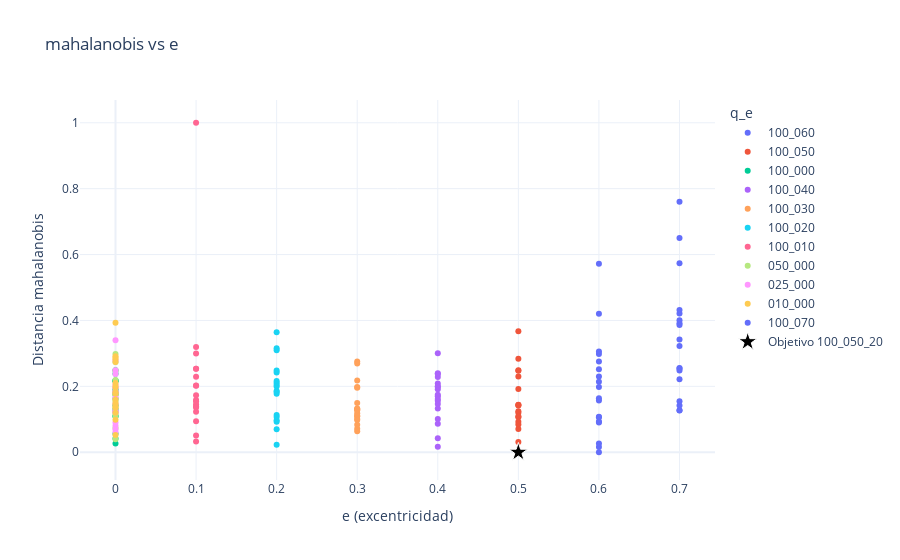

Source (notebook cell):
### Code cell
plot_distance_vs_e_interactive(
    distances,
    distance="mahalanobis",
    manual_colors=manual,
    title="mahalanobis vs e"
)

### Figure 1 — Plotly figure (JSON) as saved in the notebook; plotly's stock layout.template omitted (floating-point values rounded to 4 significant figures)
{"data": [{"customdata": [["100_060_10", 1, "100_060"], ["100_060_09", 1, "100_060"], ["100_060_13", 1, "100_060"], ["100_060_20", 1, "100_060"], ["100_060_05", 1, "100_060"], ["100_060_17", 1, "100_060"], ["100_060_14", 1, "100_060"], ["100_060_06", 1, "100_060"], ["100_060_11", 1, "100_060"], ["100_060_15", 1, "100_060"], ["100_060_08", 1, "100_060"], ["100_060_18", 1, "100_060"], ["100_060_16", 1, "100_060"], ["100_060_12", 1, "100_060"], ["100_060_03", 1, "100_060"], ["100_060_19", 1, "100_060"], ["100_060_07", 1, "100_060"], ["100_060_04", 1, "100_060"]], "hovertemplate": "e (excentricidad)=%{x:.2f}<br>Distancia mahalanobis=%{y:.4f}<br>id=%{customdata[0]}<br>q_float=%{customdata[1]:.2f}<extra></extra>", "legendgroup": "100_060", "marker": {"color": "#636EFA", "symbol": "circle"}, "mode": "markers", "name": "100_060", "orientation": "v", "showlegend": true, "type": "scatter", "x": [0.6, 0.6, 0.6, 0.6, 0.6, 0.6, 0.6, 0.6, 0.6, 0.6, 0.6, 0.6, 0.6, 0.6, 0.6, 0.6, 0.6, 0.6], "xaxis": "x", "y": [0.1064, 0.0, 0.09326, 0.214, 0.01584, 0.2522, 0.1074, 0.0902, 0.02633, 0.157, 0.1983, 0.1642, 0.4205, 0.2301, 0.2984, 0.3056, 0.2751, 0.5724], "yaxis": "y"}, {"customdata": [["100_050_19", 1, "100_050"], ["100_050_12", 1, "100_050"], ["100_050_15", 1, "100_050"], ["100_050_09", 1, "100_050"], ["100_050_08", 1, "100_050"], ["100_050_16", 1, "100_050"], ["100_050_07", 1, "100_050"], ["100_050_18", 1, "100_050"], ["100_050_13", 1, "100_050"], ["100_050_04", 1, "100_050"], ["100_050_06", 1, "100_050"], ["100_050_11", 1, "100_050"], ["100_050_14", 1, "100_050"], ["100_050_05", 1, "100_050"], ["100_050_10", 1, "100_050"], ["100_050_17", 1, "100_050"], ["100_050_03", 1, "100_050"]], "hovertemplate": "e (excentricidad)=%{x:.2f}<br>Distancia mahalanobis=%{y:.4f}<br>id=%{customdata[0]}<br>q_float=%{customdata[1]:.2f}<extra></extra>", "legendgroup": "100_050", "marker": {"color": "#EF553B", "symbol": "circle"}, "mode": "markers", "name": "100_050", "orientation": "v", "showlegend": true, "type": "scatter", "x": [0.5, 0.5, 0.5, 0.5, 0.5, 0.5, 0.5, 0.5, 0.5, 0.5, 0.5, 0.5, 0.5, 0.5, 0.5, 0.5, 0.5], "xaxis": "x", "y": [0.0924, 0.1202, 0.1247, 0.1062, 0.08411, 0.1442, 0.142, 0.07094, 0.1435, 0.03098, 0.1096, 0.2489, 0.2299, 0.2471, 0.284, 0.1919, 0.3671], "yaxis": "y"}, {"customdata": [["100_000_03", 1, "100_000"], ["100_000_14", 1, "100_000"], ["100_000_17", 1, "100_000"], ["100_000_04", 1, "100_000"], ["100_000_06", 1, "100_000"], ["100_000_18", 1, "100_000"], ["100_000_05", 1, "100_000"], ["100_000_19", 1, "100_000"], ["100_000_07", 1, "100_000"], ["100_000_10", 1, "100_000"], ["100_000_09", 1, "100_000"], ["100_000_20", 1, "100_000"], ["100_000_16", 1, "100_000"], ["100_000_15", 1, "100_000"], ["100_000_13", 1, "100_000"], ["100_000_11", 1, "100_000"], ["100_000_12", 1, "100_000"], ["100_000_08", 1, "100_000"]], "hovertemplate": "e (excentricidad)=%{x:.2f}<br>Distancia mahalanobis=%{y:.4f}<br>id=%{customdata[0]}<br>q_float=%{customdata[1]:.2f}<extra></extra>", "legendgroup": "100_000", "marker": {"color": "#00CC96", "symbol": "circle"}, "mode": "markers", "name": "100_000", "orientation": "v", "showlegend": true, "type": "scatter", "x": [0.0, 0.0, 0.0, 0.0, 0.0, 0.0, 0.0, 0.0, 0.0, 0.0, 0.0, 0.0, 0.0, 0.0, 0.0, 0.0, 0.0, 0.0], "xaxis": "x", "y": [0.1252, 0.04157, 0.1089, 0.1753, 0.05636, 0.02678, 0.2154, 0.1802, 0.1839, 0.1099, 0.1909, 0.1312, 0.218, 0.1424, 0.1623, 0.2489, 0.2171, 0.2382], "yaxis": "y"}, {"customdata": [["100_040_09", 1, "100_040"], ["100_040_19", 1, "100_040"], ["100_040_14", 1, "100_040"], ["100_040_15", 1, "100_040"], ["100_040_18", 1, "100_040"], ["100_040_17", 1, "100_040"], ["100_040_12", 1, "100_040"], ["100_040_20", 1, "100_040"], ["100_040_11", 1, "100_040"], ["100_040_10", 1, "100_040"], ["100_040_16", 1, "100_040"], ["100_040_05", 1, "100_040"], ["100_040_06", 1, "100_040"], ["100_040_03", 1, "100_040"], ["100_040_04", 1, "100_040"], ["100_040_13", 1, "100_040"], ["100_040_07", 1, "100_040"], ["100_040_08", 1, "100_040"]], "hovertemplate": "e (excentricidad)=%{x:.2f}<br>Distancia mahalanobis=%{y:.4f}<br>id=%{customdata[0]}<br>q_float=%{customdata[1]:.2f}<extra></extra>", "legendgroup": "100_040", "marker": {"color": "#AB63FA", "symbol": "circle"}, "mode": "markers", "name": "100_040", "orientation": "v", "showlegend": true, "type": "scatter", "x": [0.4, 0.4, 0.4, 0.4, 0.4, 0.4, 0.4, 0.4, 0.4, 0.4, 0.4, 0.4, 0.4, 0.4, 0.4, 0.4, 0.4, 0.4], "xaxis": "x", "y": [0.1009, 0.2087, 0.0424, 0.0165, 0.1562, 0.1703, 0.08645, 0.1909, 0.1465, 0.2282, 0.2376, 0.1329, 0.1745, 0.1619, 0.24, 0.2, 0.3002, 0.198], "yaxis": "y"}, {"customdata": [["100_030_14", 1, "100_030"], ["100_030_05", 1, "100_030"], ["100_030_17", 1, "100_030"], ["100_030_11", 1, "100_030"], ["100_030_10", 1, "100_030"], ["100_030_04", 1, "100_030"], ["100_030_12", 1, "100_030"], ["100_030_08", 1, "100_030"], ["100_030_13", 1, "100_030"], ["100_030_06", 1, "100_030"], ["100_030_18", 1, "100_030"], ["100_030_16", 1, "100_030"], ["100_030_20", 1, "100_030"], ["100_030_15", 1, "100_030"], ["100_030_19", 1, "100_030"], ["100_030_07", 1, "100_030"], ["100_030_03", 1, "100_030"], ["100_030_09", 1, "100_030"]], "hovertemplate": "e (excentricidad)=%{x:.2f}<br>Distancia mahalanobis=%{y:.4f}<br>id=%{customdata[0]}<br>q_float=%{customdata[1]:.2f}<extra></extra>", "legendgroup": "100_030", "marker": {"color": "#FFA15A", "symbol": "circle"}, "mode": "markers", "name": "100_030", "orientation": "v", "showlegend": true, "type": "scatter", "x": [0.3, 0.3, 0.3, 0.3, 0.3, 0.3, 0.3, 0.3, 0.3, 0.3, 0.3, 0.3, 0.3, 0.3, 0.3, 0.3, 0.3, 0.3], "xaxis": "x", "y": [0.1107, 0.07165, 0.13, 0.1329, 0.08381, 0.1494, 0.131, 0.101, 0.1095, 0.09779, 0.2179, 0.1181, 0.1273, 0.06369, 0.2755, 0.2696, 0.1978, 0.1954], "yaxis": "y"}, {"customdata": [["100_020_03", 1, "100_020"], ["100_020_06", 1, "100_020"], ["100_020_14", 1, "100_020"], ["100_020_08", 1, "100_020"], ["100_020_07", 1, "100_020"], ["100_020_15", 1, "100_020"], ["100_020_09", 1, "100_020"], ["100_020_18", 1, "100_020"], ["100_020_16", 1, "100_020"], ["100_020_17", 1, "100_020"], ["100_020_19", 1, "100_020"], ["100_020_12", 1, "100_020"], ["100_020_04", 1, "100_020"], ["100_020_13", 1, "100_020"], ["100_020_10", 1, "100_020"], ["100_020_20", 1, "100_020"], ["100_020_05", 1, "100_020"], ["100_020_11", 1, "100_020"]], "hovertemplate": "e (excentricidad)=%{x:.2f}<br>Distancia mahalanobis=%{y:.4f}<br>id=%{customdata[0]}<br>q_float=%{customdata[1]:.2f}<extra></extra>", "legendgroup": "100_020", "marker": {"color": "#19D3F3", "symbol": "circle"}, "mode": "markers", "name": "100_020", "orientation": "v", "showlegend": true, "type": "scatter", "x": [0.2, 0.2, 0.2, 0.2, 0.2, 0.2, 0.2, 0.2, 0.2, 0.2, 0.2, 0.2, 0.2, 0.2, 0.2, 0.2, 0.2, 0.2], "xaxis": "x", "y": [0.09243, 0.1129, 0.1778, 0.2047, 0.02246, 0.09705, 0.1857, 0.1072, 0.3092, 0.2422, 0.1992, 0.2112, 0.248, 0.07016, 0.2162, 0.1834, 0.3643, 0.3159], "yaxis": "y"}, {"customdata": [["100_010_04", 1, "100_010"], ["100_010_18", 1, "100_010"], ["100_010_08", 1, "100_010"], ["100_010_06", 1, "100_010"], ["100_010_15", 1, "100_010"], ["100_010_20", 1, "100_010"], ["100_010_17", 1, "100_010"], ["100_010_13", 1, "100_010"], ["100_010_19", 1, "100_010"], ["100_010_09", 1, "100_010"], ["100_010_11", 1, "100_010"], ["100_010_10", 1, "100_010"], ["100_010_07", 1, "100_010"], ["100_010_16", 1, "100_010"], ["100_010_14", 1, "100_010"], ["100_010_12", 1, "100_010"], ["100_010_03", 1, "100_010"], ["100_010_05", 1, "100_010"]], "hovertemplate": "e (excentricidad)=%{x:.2f}<br>Distancia mahalanobis=%{y:.4f}<br>id=%{customdata[0]}<br>q_float=%{customdata[1]:.2f}<extra></extra>", "legendgroup": "100_010", "marker": {"color": "#FF6692", "symbol": "circle"}, "mode": "markers", "name": "100_010", "orientation": "v", "showlegend": true, "type": "scatter", "x": [0.1, 0.1, 0.1, 0.1, 0.1, 0.1, 0.1, 0.1, 0.1, 0.1, 0.1, 0.1, 0.1, 0.1, 0.1, 0.1, 0.1, 0.1], "xaxis": "x", "y": [0.2019, 0.05073, 0.03254, 0.1395, 0.1589, 0.09408, 0.2531, 0.2536, 0.1458, 0.1356, 0.155, 0.1226, 0.2295, 0.3195, 0.3, 0.2029, 0.1729, 1.0], "yaxis": "y"}, {"customdata": [["050_000_11", 0.5, "050_000"], ["050_000_04", 0.5, "050_000"], ["050_000_18", 0.5, "050_000"], ["050_000_17", 0.5, "050_000"], ["050_000_08", 0.5, "050_000"], ["050_000_20", 0.5, "050_000"], ["050_000_16", 0.5, "050_000"], ["050_000_13", 0.5, "050_000"], ["050_000_19", 0.5, "050_000"], ["050_000_10", 0.5, "050_000"], ["050_000_05", 0.5, "050_000"], ["050_000_06", 0.5, "050_000"], ["050_000_14", 0.5, "050_000"], ["050_000_09", 0.5, "050_000"], ["050_000_15", 0.5, "050_000"], ["050_000_07", 0.5, "050_000"], ["050_000_03", 0.5, "050_000"], ["050_000_12", 0.5, "050_000"]], "hovertemplate": "e (excentricidad)=%{x:.2f}<br>Distancia mahalanobis=%{y:.4f}<br>id=%{customdata[0]}<br>q_float=%{customdata[1]:.2f}<extra></extra>", "legendgroup": "050_000", "marker": {"color": "#B6E880", "symbol": "circle"}, "mode": "markers", "name": "050_000", "orientation": "v", "showlegend": true, "type": "scatter", "x": [0.0, 0.0, 0.0, 0.0, 0.0, 0.0, 0.0, 0.0, 0.0, 0.0, 0.0, 0.0, 0.0, 0.0, 0.0, 0.0, 0.0, 0.0], "xaxis": "x", "y": [0.07387, 0.1403, 0.1187, 0.03933, 0.11, 0.1646, 0.1235, 0.2982, 0.1867, 0.1827, 0.1554, 0.13, 0.1746, 0.1241, 0.2191, 0.2482, 0.1756, 0.274], "yaxis": "y"}, {"customdata": [["025_000_14", 0.25, "025_000"], ["025_000_04", 0.25, "025_000"], ["025_000_18", 0.25, "025_000"], ["025_000_12", 0.25, "025_000"], ["025_000_20", 0.25, "025_000"], ["025_000_15", 0.25, "025_000"], ["025_000_19", 0.25, "025_000"], ["025_000_11", 0.25, "025_000"], ["025_000_16", 0.25, "025_000"], ["025_000_10", 0.25, "025_000"], ["025_000_05", 0.25, "025_000"], ["025_000_06", 0.25, "025_000"], ["025_000_17", 0.25, "025_000"], ["025_000_08", 0.25, "025_000"], ["025_000_03", 0.25, "025_000"], ["025_000_09", 0.25, "025_000"], ["025_000_13", 0.25, "025_000"], ["025_000_07", 0.25, "025_000"]], "hovertemplate": "e (excentricidad)=%{x:.2f}<br>Distancia mahalanobis=%{y:.4f}<br>id=%{customdata[0]}<br>q_float=%{customdata[1]:.2f}<extra></extra>", "legendgroup": "025_000", "marker": {"color": "#FF97FF", "symbol": "circle"}, "mode": "markers", "name": "025_000", "orientation": "v", "showlegend": true, "type": "scatter", "x": [0.0, 0.0, 0.0, 0.0, 0.0, 0.0, 0.0, 0.0, 0.0, 0.0, 0.0, 0.0, 0.0, 0.0, 0.0, 0.0, 0.0, 0.0], "xaxis": "x", "y": [0.06151, 0.08045, 0.1216, 0.06978, 0.127, 0.2491, 0.2783, 0.09014, 0.1218, 0.1854, 0.1472, 0.181, 0.1963, 0.2378, 0.1966, 0.2053, 0.1659, 0.3398], "yaxis": "y"}, {"customdata": [["010_000_18", 0.1, "010_000"], ["010_000_10", 0.1, "010_000"], ["010_000_05", 0.1, "010_000"], ["010_000_13", 0.1, "010_000"], ["010_000_17", 0.1, "010_000"], ["010_000_16", 0.1, "010_000"], ["010_000_11", 0.1, "010_000"], ["010_000_15", 0.1, "010_000"], ["010_000_03", 0.1, "010_000"], ["010_000_19", 0.1, "010_000"], ["010_000_04", 0.1, "010_000"], ["010_000_20", 0.1, "010_000"], ["010_000_14", 0.1, "010_000"], ["010_000_07", 0.1, "010_000"], ["010_000_09", 0.1, "010_000"], ["010_000_12", 0.1, "010_000"], ["010_000_06", 0.1, "010_000"], ["010_000_08", 0.1, "010_000"]], "hovertemplate": "e (excentricidad)=%{x:.2f}<br>Distancia mahalanobis=%{y:.4f}<br>id=%{customdata[0]}<br>q_float=%{customdata[1]:.2f}<extra></extra>", "legendgroup": "010_000", "marker": {"color": "#FECB52", "symbol": "circle"}, "mode": "markers", "name": "010_000", "orientation": "v", "showlegend": true, "type": "scatter", "x": [0.0, 0.0, 0.0, 0.0, 0.0, 0.0, 0.0, 0.0, 0.0, 0.0, 0.0, 0.0, 0.0, 0.0, 0.0, 0.0, 0.0, 0.0], "xaxis": "x", "y": [0.2737, 0.09861, 0.1347, 0.145, 0.05263, 0.1772, 0.2822, 0.1373, 0.1597, 0.1969, 0.1821, 0.1201, 0.2098, 0.1497, 0.2022, 0.2911, 0.2866, 0.3931], "yaxis": "y"}, {"customdata": [["100_070_15", 1, "100_070"], ["100_070_18", 1, "100_070"], ["100_070_12", 1, "100_070"], ["100_070_10", 1, "100_070"], ["100_070_17", 1, "100_070"], ["100_070_09", 1, "100_070"], ["100_070_06", 1, "100_070"], ["100_070_07", 1, "100_070"], ["100_070_11", 1, "100_070"], ["100_070_16", 1, "100_070"], ["100_070_20", 1, "100_070"], ["100_070_14", 1, "100_070"], ["100_070_13", 1, "100_070"], ["100_070_08", 1, "100_070"], ["100_070_19", 1, "100_070"], ["100_070_04", 1, "100_070"], ["100_070_05", 1, "100_070"], ["100_070_03", 1, "100_070"]], "hovertemplate": "e (excentricidad)=%{x:.2f}<br>Distancia mahalanobis=%{y:.4f}<br>id=%{customdata[0]}<br>q_float=%{customdata[1]:.2f}<extra></extra>", "legendgroup": "100_070", "marker": {"color": "#636EFA", "symbol": "circle"}, "mode": "markers", "name": "100_070", "orientation": "v", "showlegend": true, "type": "scatter", "x": [0.7, 0.7, 0.7, 0.7, 0.7, 0.7, 0.7, 0.7, 0.7, 0.7, 0.7, 0.7, 0.7, 0.7, 0.7, 0.7, 0.7, 0.7], "xaxis": "x", "y": [0.3422, 0.142, 0.1268, 0.2215, 0.3221, 0.4003, 0.3917, 0.1544, 0.1273, 0.2543, 0.5733, 0.2558, 0.4208, 0.4316, 0.2485, 0.3861, 0.7599, 0.6501], "yaxis": "y"}, {"hovertemplate": "<b>Objetivo</b><br>id: 100_050_20<br>q: 1.00<br>e: 0.50<br>mahalanobis: 0", "marker": {"color": "black", "line": {"color": "white", "width": 1}, "size": 14, "symbol": "star"}, "mode": "markers", "name": "Objetivo 100_050_20", "showlegend": true, "type": "scatter", "x": [0.5], "y": [0]}], "layout": {"autosize": true, "legend": {"title": {"text": "q_e"}, "tracegroupgap": 0}, "title": {"text": "mahalanobis vs e"}, "xaxis": {"anchor": "y", "autorange": true, "domain": [0, 1], "range": [-0.04297, 0.743], "title": {"text": "e (excentricidad)"}, "type": "linear"}, "yaxis": {"anchor": "x", "autorange": true, "domain": [0, 1], "range": [-0.1187, 1.085], "title": {"text": "Distancia mahalanobis"}, "type": "linear"}}}
